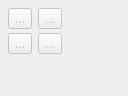
             <widget class="QWidget" name="piece_Page">
              <property name="geometry">
               <rect>
                <x>0</x>
                <y>0</y>
                <width>128</width>
                <height>96</height>
               </rect>
              </property>
              <property name="sizePolicy">
               <sizepolicy hsizetype="Preferred" vsizetype="Maximum">
                <horstretch>0</horstretch>
                <verstretch>0</verstretch>
               </sizepolicy>
              </property>
              <property name="toolTip">
               <string>Tools for adding pattern pieces.</string>
              </property>
              <attribute name="icon">
               <iconset resource="share/resources/toolicon.qrc">
                <normaloff>:/toolicon/32x32/patternpiece_toolbox.png</normaloff>:/toolicon/32x32/patternpiece_toolbox.png</iconset>
              </attribute>
              <attribute name="label">
               <string>Piece</string>
              </attribute>
              <attribute name="toolTip">
               <string>Add Details</string>
              </attribute>
              <layout class="QFormLayout" name="formLayout_14">
               <property name="verticalSpacing">
                <number>4</number>
               </property>
               <property name="leftMargin">
                <number>8</number>
               </property>
               <property name="topMargin">
                <number>8</number>
               </property>
               <property name="rightMargin">
                <number>8</number>
               </property>
               <property name="bottomMargin">
                <number>8</number>
               </property>
               <item row="0" column="0">
                <widget class="QToolButton" name="addPatternPiece_ToolButton">
                 <property name="enabled">
                  <bool>false</bool>
                 </property>
                 <property name="toolTip">
                  <string>Add New Pattern Piece (N, P)</string>
                 </property>
                 <property name="text">
                  <string notr="true">...</string>
                 </property>
                 <property name="icon">
                  <iconset resource="share/resources/toolicon.qrc">
                   <normaloff>:/toolicon/32x32/new_piece.png</normaloff>:/toolicon/32x32/new_piece.png</iconset>
                 </property>
                 <property name="iconSize">
                  <size>
                   <width>32</width>
                   <height>32</height>
                  </size>
                 </property>
                 <property name="checkable">
                  <bool>true</bool>
                 </property>
                </widget>
               </item>
               <item row="0" column="1">
                <widget class="QToolButton" name="anchorPoint_ToolButton">
                 <property name="enabled">
                  <bool>false</bool>
                 </property>
                 <property name="toolTip">
                  <string>Add Anchor Point (A, P)</string>
                 </property>
                 <property name="text">
                  <string notr="true">...</string>
                 </property>
                 <property name="icon">
                  <iconset resource="../../libs/vmisc/share/resources/icon.qrc">
                   <normaloff>:/icon/32x32/anchor_point.png</normaloff>:/icon/32x32/anchor_point.png</iconset>
                 </property>
                 <property name="iconSize">
                  <size>
                   <width>32</width>
                   <height>32</height>
                  </size>
                 </property>
                 <property name="checkable">
                  <bool>true</bool>
                 </property>
                </widget>
               </item>
               <item row="1" column="0">
                <widget class="QToolButton" name="insertNodes_ToolButton">
                 <property name="enabled">
                  <bool>false</bool>
                 </property>
                 <property name="toolTip">
                  <string>Insert Nodes (I, N)</string>
                 </property>
                 <property name="text">
                  <string notr="true">...</string>
                 </property>
                 <property name="icon">
                  <iconset resource="share/resources/toolicon.qrc">
                   <normaloff>:/toolicon/32x32/insert_nodes_icon.png</normaloff>:/toolicon/32x32/insert_nodes_icon.png</iconset>
                 </property>
                 <property name="iconSize">
                  <size>
                   <width>32</width>
                   <height>32</height>
                  </size>
                 </property>
                 <property name="checkable">
                  <bool>true</bool>
                 </property>
                </widget>
               </item>
               <item row="1" column="1">
                <widget class="QToolButton" name="internalPath_ToolButton">
                 <property name="enabled">
                  <bool>false</bool>
                 </property>
                 <property name="toolTip">
                  <string>Add Internal Path (I, P)</string>
                 </property>
                 <property name="text">
                  <string notr="true">...</string>
                 </property>
                 <property name="icon">
                  <iconset resource="share/resources/toolicon.qrc">
                   <normaloff>:/toolicon/32x32/path.png</normaloff>:/toolicon/32x32/path.png</iconset>
                 </property>
                 <property name="iconSize">
                  <size>
                   <width>32</width>
                   <height>32</height>
                  </size>
                 </property>
                 <property name="checkable">
                  <bool>true</bool>
                 </property>
                </widget>
               </item>
              </layout>
             </widget>
